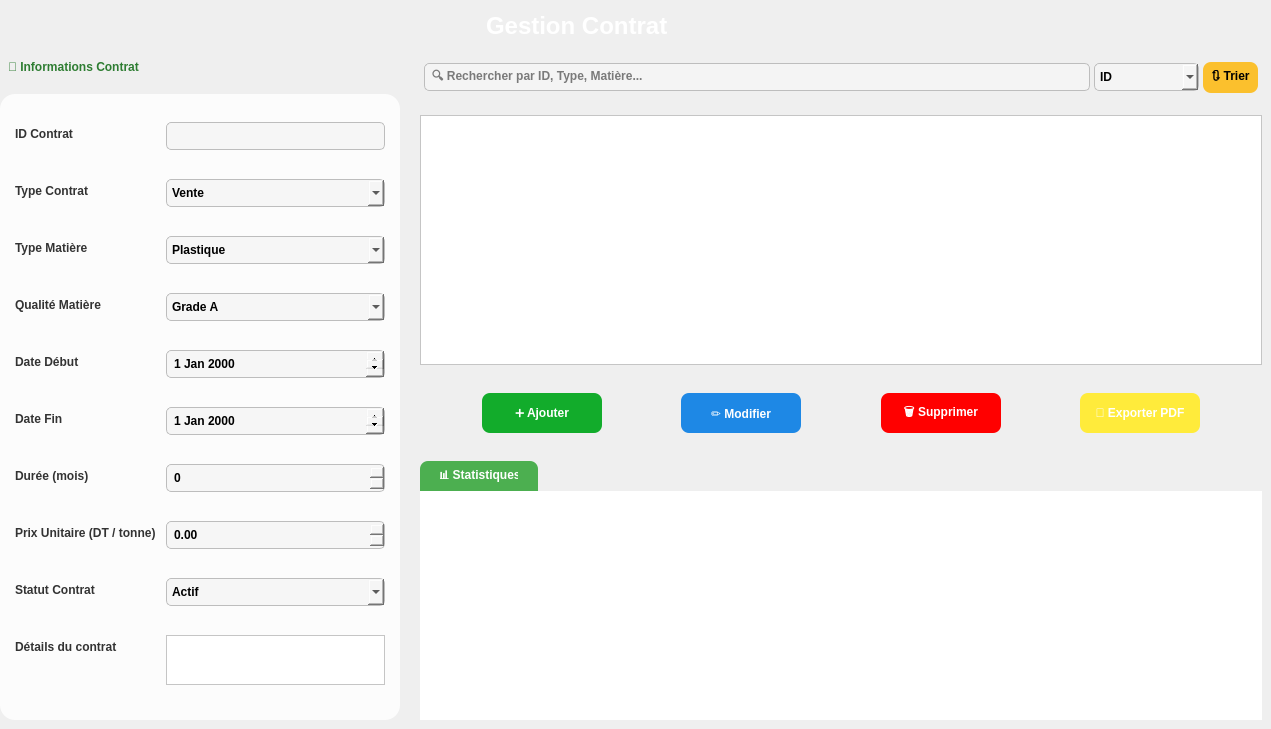
       <widget class="QWidget" name="page_contrat">
        <property name="styleSheet">
         <string notr="true">QWidget#page_contrat {
    /* Assure-toi que le chemin de ton image est correct ici ! */
    border-image: url(:/new/prefix1/images/bg_left.jpg) 0 0 0 0 stretch stretch ;
}

/* On rend la zone de contenu INVISIBLE pour voir l'image derrière */
#stackedWidget {
    background: transparent;
}
#page_contrat {
    background: transparent;
}

/* =======================================================
   2. LA BARRE DE NAVIGATION (GAUCHE)
   ======================================================= */

/* On donne une couleur &quot;Verre blanc&quot; à ton menu pour qu'il soit assorti */
#frame_navbar {
    background-color: rgba(255, 255, 255, 210); /* Blanc semi-transparent */
    border-right: 2px solid #2E7D32; /* Petite ligne verte à droite pour séparer */
}

/* Style des boutons du menu (Navigation) */
#frame_navbar QPushButton {
    background-color: transparent;
    color: #333;
    text-align: left;
    padding-left: 20px;
    border: none;
    font-weight: bold;
    font-size: 14px;
}

#frame_navbar QPushButton:hover {
    background-color: #2E7D32; /* Devient vert au survol */
    color: white;
    border-radius: 5px;
}

/* =======================================================
   3. ADAPTATION DU STYLE DE TON COÉQUIPIER (FORMULAIRES)
   ======================================================= */

/* Le fond des zones de texte (Inputs) */
QLineEdit, QComboBox, QDateEdit, QDoubleSpinBox {
    background-color: rgba(245, 245, 245, 200); 
    border: 1px solid #BDBDBD;
    border-radius: 5px;
    padding: 5px;
    color: #000000;
    font-weight: bold;
    font-size: 12px;
}

/* Quand on clique dans une case */
QLineEdit:focus, QComboBox:focus, QDateEdit:focus {
    background-color: #FFFFFF;
    border: 2px solid #4CAF50; /* Bordure VERTE */
}

/* Amélioration des flèches pour QDateEdit / QSpinBox */
QDateEdit, QSpinBox {
    padding-right: 6px;
}
QDateEdit::up-button, QDateEdit::down-button,
QSpinBox::up-button, QSpinBox::down-button {
    width: 18px;
    height: 18px;
}
QDateEdit::up-arrow, QDateEdit::down-arrow,
QSpinBox::up-arrow, QSpinBox::down-arrow {
    width: 8px;
    height: 8px;
}

/* Les Labels (Textes : &quot;Nom&quot;, &quot;Prénom&quot;...) */
QLabel {
    color: #333333; /* Noir/Gris foncé pour bien lire sur le fond */
    font-weight: bold;
    font-size: 12px;
}

/* La zone de droite (Liste/Stats) si c'est un GroupBox ou Frame */
QGroupBox, QFrame#frame_droite {
    background-color: rgba(255, 255, 255, 210); 
    border-radius: 15px;
}

/* =======================================================
   4. LES BOUTONS D'ACTION (BAS)
   ======================================================= */

QPushButton {
    border-radius: 8px;
    padding: 8px;
    color: white;
    font-weight: bold;
}

/* Bouton Ajouter (Vert) */
QPushButton#btn_ajouter { background-color: #43A047; }
QPushButton#btn_ajouter:hover { background-color: #2E7D32; }

/* Bouton Modifier (Bleu) */
QPushButton#btn_modifier { background-color: #1E88E5; }
QPushButton#btn_modifier:hover { background-color: #1565C0; }

/* Bouton Supprimer (Rouge) */
QPushButton#btn_supprimer { background-color: #E53935; }
QPushButton#btn_supprimer:hover { background-color: #C62828; }</string>
        </property>
        <widget class="QWidget" name="layoutWidget">
         <property name="geometry">
          <rect>
           <x>0</x>
           <y>60</y>
           <width>1262</width>
           <height>660</height>
          </rect>
         </property>
         <layout class="QHBoxLayout" name="horizontalLayout_body">
          <property name="spacing">
           <number>20</number>
          </property>
          <item>
           <layout class="QVBoxLayout" name="vbox_left">
            <item>
             <widget class="QLabel" name="lbl_info_contrat_title">
              <property name="styleSheet">
               <string notr="true">font-weight: bold; font-size: 12px; color: #2e7d32; padding-left: 5px;</string>
              </property>
              <property name="text">
               <string>📝 Informations Contrat</string>
              </property>
             </widget>
            </item>
            <item>
             <widget class="QGroupBox" name="group_informations">
              <property name="sizePolicy">
               <sizepolicy hsizetype="Preferred" vsizetype="Expanding">
                <horstretch>0</horstretch>
                <verstretch>0</verstretch>
               </sizepolicy>
              </property>
              <property name="maximumSize">
               <size>
                <width>400</width>
                <height>16777215</height>
               </size>
              </property>
              <property name="styleSheet">
               <string notr="true">QGroupBox { padding-top: 15px; }</string>
              </property>
              <property name="title">
               <string/>
              </property>
              <layout class="QFormLayout" name="formLayout_contrat">
               <property name="horizontalSpacing">
                <number>10</number>
               </property>
               <property name="verticalSpacing">
                <number>6</number>
               </property>
               <property name="leftMargin">
                <number>15</number>
               </property>
               <property name="topMargin">
                <number>5</number>
               </property>
               <property name="rightMargin">
                <number>15</number>
               </property>
               <property name="bottomMargin">
                <number>5</number>
               </property>
               <item row="0" column="0">
                <widget class="QLabel" name="label_id">
                 <property name="text">
                  <string>ID Contrat</string>
                 </property>
                </widget>
               </item>
               <item row="0" column="1">
                <widget class="QLineEdit" name="le_ID_Contrat">
                 <property name="text">
                  <string/>
                 </property>
                 <property name="readOnly">
                  <bool>true</bool>
                 </property>
                </widget>
               </item>
               <item row="1" column="0">
                <widget class="QLabel" name="label_type">
                 <property name="text">
                  <string>Type Contrat</string>
                 </property>
                </widget>
               </item>
               <item row="1" column="1">
                <widget class="QComboBox" name="cb_Type_Contrat">
                 <item>
                  <property name="text">
                   <string>Vente</string>
                  </property>
                 </item>
                 <item>
                  <property name="text">
                   <string>Achat</string>
                  </property>
                 </item>
                </widget>
               </item>
               <item row="2" column="0">
                <widget class="QLabel" name="label_matiere">
                 <property name="text">
                  <string>Type Matière</string>
                 </property>
                </widget>
               </item>
               <item row="2" column="1">
                <widget class="QComboBox" name="cb_Type_Matiere">
                 <item>
                  <property name="text">
                   <string>Plastique</string>
                  </property>
                 </item>
                 <item>
                  <property name="text">
                   <string>Verre</string>
                  </property>
                 </item>
                 <item>
                  <property name="text">
                   <string>Carton</string>
                  </property>
                 </item>
                 <item>
                  <property name="text">
                   <string>Aluminium</string>
                  </property>
                 </item>
                 <item>
                  <property name="text">
                   <string>Papier</string>
                  </property>
                 </item>
                </widget>
               </item>
               <item row="3" column="0">
                <widget class="QLabel" name="label_qualite">
                 <property name="text">
                  <string>Qualité Matière</string>
                 </property>
                </widget>
               </item>
               <item row="3" column="1">
                <widget class="QComboBox" name="cb_Qualite_Matiere">
                 <item>
                  <property name="text">
                   <string>Grade A</string>
                  </property>
                 </item>
                 <item>
                  <property name="text">
                   <string>Grade B</string>
                  </property>
                 </item>
                 <item>
                  <property name="text">
                   <string>Grade C</string>
                  </property>
                 </item>
                </widget>
               </item>
               <item row="4" column="0">
                <widget class="QLabel" name="label_date_deb">
                 <property name="text">
                  <string>Date Début</string>
                 </property>
                </widget>
               </item>
               <item row="4" column="1">
                <widget class="QDateEdit" name="date_debut"/>
               </item>
               <item row="5" column="0">
                <widget class="QLabel" name="label_date_fin">
                 <property name="text">
                  <string>Date Fin</string>
                 </property>
                </widget>
               </item>
               <item row="5" column="1">
                <widget class="QDateEdit" name="date_fin"/>
               </item>
               <item row="6" column="0">
                <widget class="QLabel" name="label_duree">
                 <property name="text">
                  <string>Durée (mois)</string>
                 </property>
                </widget>
               </item>
               <item row="6" column="1">
                <widget class="QDoubleSpinBox" name="dspin_prix_unitaire_2">
                 <property name="decimals">
                  <number>0</number>
                 </property>
                 <property name="value">
                  <double>0.000000000000000</double>
                 </property>
                </widget>
               </item>
               <item row="7" column="0">
                <widget class="QLabel" name="label_prix">
                 <property name="text">
                  <string>Prix Unitaire (DT / tonne)</string>
                 </property>
                </widget>
               </item>
               <item row="7" column="1">
                <widget class="QDoubleSpinBox" name="dspin_prix_unitaire">
                 <property name="value">
                  <double>0.000000000000000</double>
                 </property>
                </widget>
               </item>
               <item row="8" column="0">
                <widget class="QLabel" name="label_statut">
                 <property name="text">
                  <string>Statut Contrat</string>
                 </property>
                </widget>
               </item>
               <item row="8" column="1">
                <widget class="QComboBox" name="cb_statut_contrat">
                 <item>
                  <property name="text">
                   <string>Actif</string>
                  </property>
                 </item>
                 <item>
                  <property name="text">
                   <string>Suspendu</string>
                  </property>
                 </item>
                 <item>
                  <property name="text">
                   <string>Résilié</string>
                  </property>
                 </item>
                 <item>
                  <property name="text">
                   <string>Expiré</string>
                  </property>
                 </item>
                </widget>
               </item>
               <item row="9" column="0">
                <widget class="QLabel" name="label_details">
                 <property name="text">
                  <string>Détails du contrat</string>
                 </property>
                </widget>
               </item>
               <item row="9" column="1">
                <widget class="QTextEdit" name="te_details">
                 <property name="minimumSize">
                  <size>
                   <width>0</width>
                   <height>50</height>
                  </size>
                 </property>
                 <property name="maximumSize">
                  <size>
                   <width>16777215</width>
                   <height>50</height>
                  </size>
                 </property>
                 <property name="styleSheet">
                  <string notr="true">background-color: white; color: black;</string>
                 </property>
                </widget>
               </item>
              </layout>
             </widget>
            </item>
           </layout>
          </item>
          <item>
           <layout class="QVBoxLayout" name="verticalLayout_center">
            <item>
             <widget class="QFrame" name="frame_recherche">
              <property name="minimumSize">
               <size>
                <width>0</width>
                <height>35</height>
               </size>
              </property>
              <property name="frameShape">
               <enum>QFrame::Shape::NoFrame</enum>
              </property>
              <layout class="QHBoxLayout" name="horizontalLayout_recherche">
               <property name="spacing">
                <number>4</number>
               </property>
               <property name="leftMargin">
                <number>4</number>
               </property>
               <property name="topMargin">
                <number>2</number>
               </property>
               <property name="rightMargin">
                <number>4</number>
               </property>
               <property name="bottomMargin">
                <number>2</number>
               </property>
               <item>
                <widget class="QLineEdit" name="le_recherche_4">
                 <property name="placeholderText">
                  <string>🔍 Rechercher par ID, Type, Matière...</string>
                 </property>
                </widget>
               </item>
               <item>
                <widget class="QComboBox" name="cb_tri_option">
                 <item>
                  <property name="text">
                   <string>ID</string>
                  </property>
                 </item>
                 <item>
                  <property name="text">
                   <string>Type contrat</string>
                  </property>
                 </item>
                 <item>
                  <property name="text">
                   <string>Type matière</string>
                  </property>
                 </item>
                </widget>
               </item>
               <item>
                <widget class="QPushButton" name="btn_tri_2">
                 <property name="styleSheet">
                  <string notr="true">background-color: rgb(251, 192, 45);
color: rgb(0, 0, 0);</string>
                 </property>
                 <property name="text">
                  <string>🔃 Trier</string>
                 </property>
                </widget>
               </item>
              </layout>
             </widget>
            </item>
            <item>
             <widget class="QTableWidget" name="tw_contrats">
              <property name="minimumSize">
               <size>
                <width>0</width>
                <height>250</height>
               </size>
              </property>
              <property name="maximumSize">
               <size>
                <width>16777215</width>
                <height>250</height>
               </size>
              </property>
              <property name="styleSheet">
               <string notr="true">QTableView {
    background-color: white;
    gridline-color: #E0E0E0;
    color: black;
    selection-background-color: #81C784;
}</string>
              </property>
              <property name="alternatingRowColors">
               <bool>false</bool>
              </property>
             </widget>
            </item>
            <item>
             <layout class="QHBoxLayout" name="horizontalLayout_actions">
              <property name="spacing">
               <number>25</number>
              </property>
              <property name="leftMargin">
               <number>8</number>
              </property>
              <property name="topMargin">
               <number>8</number>
              </property>
              <property name="rightMargin">
               <number>8</number>
              </property>
              <property name="bottomMargin">
               <number>8</number>
              </property>
              <item>
               <spacer name="sp_left_actions_bottom">
                <property name="orientation">
                 <enum>Qt::Orientation::Horizontal</enum>
                </property>
                <property name="sizeHint" stdset="0">
                 <size>
                  <width>40</width>
                  <height>20</height>
                 </size>
                </property>
               </spacer>
              </item>
              <item>
               <widget class="QPushButton" name="btn_ajouter_3">
                <property name="minimumSize">
                 <size>
                  <width>120</width>
                  <height>40</height>
                 </size>
                </property>
                <property name="styleSheet">
                 <string notr="true">
background-color: rgb(18, 172, 43);
</string>
                </property>
                <property name="text">
                 <string>➕ Ajouter</string>
                </property>
               </widget>
              </item>
              <item>
               <spacer name="spacer_1">
                <property name="orientation">
                 <enum>Qt::Orientation::Horizontal</enum>
                </property>
                <property name="sizeHint" stdset="0">
                 <size>
                  <width>20</width>
                  <height>20</height>
                 </size>
                </property>
               </spacer>
              </item>
              <item>
               <widget class="QPushButton" name="btn_modifier_3">
                <property name="minimumSize">
                 <size>
                  <width>120</width>
                  <height>40</height>
                 </size>
                </property>
                <property name="styleSheet">
                 <string notr="true">background-color: rgb(30, 136, 229)</string>
                </property>
                <property name="text">
                 <string>✏️ Modifier</string>
                </property>
               </widget>
              </item>
              <item>
               <spacer name="spacer_2">
                <property name="orientation">
                 <enum>Qt::Orientation::Horizontal</enum>
                </property>
                <property name="sizeHint" stdset="0">
                 <size>
                  <width>20</width>
                  <height>20</height>
                 </size>
                </property>
               </spacer>
              </item>
              <item>
               <widget class="QPushButton" name="btn_supprimer_4">
                <property name="minimumSize">
                 <size>
                  <width>120</width>
                  <height>40</height>
                 </size>
                </property>
                <property name="styleSheet">
                 <string notr="true">background-color: rgb(255, 0, 0);</string>
                </property>
                <property name="text">
                 <string>🗑️ Supprimer</string>
                </property>
               </widget>
              </item>
              <item>
               <spacer name="spacer_3">
                <property name="orientation">
                 <enum>Qt::Orientation::Horizontal</enum>
                </property>
                <property name="sizeHint" stdset="0">
                 <size>
                  <width>20</width>
                  <height>20</height>
                 </size>
                </property>
               </spacer>
              </item>
              <item>
               <widget class="QPushButton" name="btn_export_pdf">
                <property name="minimumSize">
                 <size>
                  <width>120</width>
                  <height>40</height>
                 </size>
                </property>
                <property name="styleSheet">
                 <string notr="true">
background-color: rgb(255, 235, 59);</string>
                </property>
                <property name="text">
                 <string>📄 Exporter PDF</string>
                </property>
               </widget>
              </item>
              <item>
               <spacer name="sp_right_actions_bottom">
                <property name="orientation">
                 <enum>Qt::Orientation::Horizontal</enum>
                </property>
                <property name="sizeHint" stdset="0">
                 <size>
                  <width>40</width>
                  <height>20</height>
                 </size>
                </property>
               </spacer>
              </item>
             </layout>
            </item>
            <item>
             <widget class="QTabWidget" name="tab_options">
              <property name="styleSheet">
               <string notr="true">/* Onglet non sélectionné */
QTabBar::tab {
    background: #E0E0E0;
    color: #333;
    padding: 8px 20px;
    border-top-left-radius: 8px;
    border-top-right-radius: 8px;
    margin-right: 2px;
    font-weight: bold;
}

/* Onglet sélectionné */
QTabBar::tab:selected {
    background: #4CAF50;
    color: white;
    font-weight: bold;
}

/* Zone de contenu du tab - enlever le contour noir */
QTabWidget::pane {
    border: none;
    background-color: white;
}

charts_placeholder {
    background-color: white;
}</string>
              </property>
              <property name="currentIndex">
               <number>0</number>
              </property>
              <widget class="QWidget" name="tab_stats_2">
               <attribute name="title">
                <string>📊 Statistiques</string>
               </attribute>
               <layout class="QVBoxLayout" name="verticalLayout_tab3">
                <item>
                 <widget class="QWidget" name="charts_placeholder" native="true">
                  <property name="minimumSize">
                   <size>
                    <width>0</width>
                    <height>220</height>
                   </size>
                  </property>
                  <property name="styleSheet">
                   <string notr="true">background-color: white; border: none;</string>
                  </property>
                 </widget>
                </item>
               </layout>
              </widget>
             </widget>
            </item>
           </layout>
          </item>
         </layout>
        </widget>
        <widget class="QLabel" name="lbl_page_title">
         <property name="geometry">
          <rect>
           <x>470</x>
           <y>0</y>
           <width>213</width>
           <height>52</height>
          </rect>
         </property>
         <property name="styleSheet">
          <string notr="true">font-size: 24px; font-weight: bold; color: white; padding: 10px;</string>
         </property>
         <property name="text">
          <string>Gestion Contrat</string>
         </property>
         <property name="alignment">
          <set>Qt::AlignmentFlag::AlignLeading|Qt::AlignmentFlag::AlignLeft|Qt::AlignmentFlag::AlignVCenter</set>
         </property>
        </widget>
       </widget>
